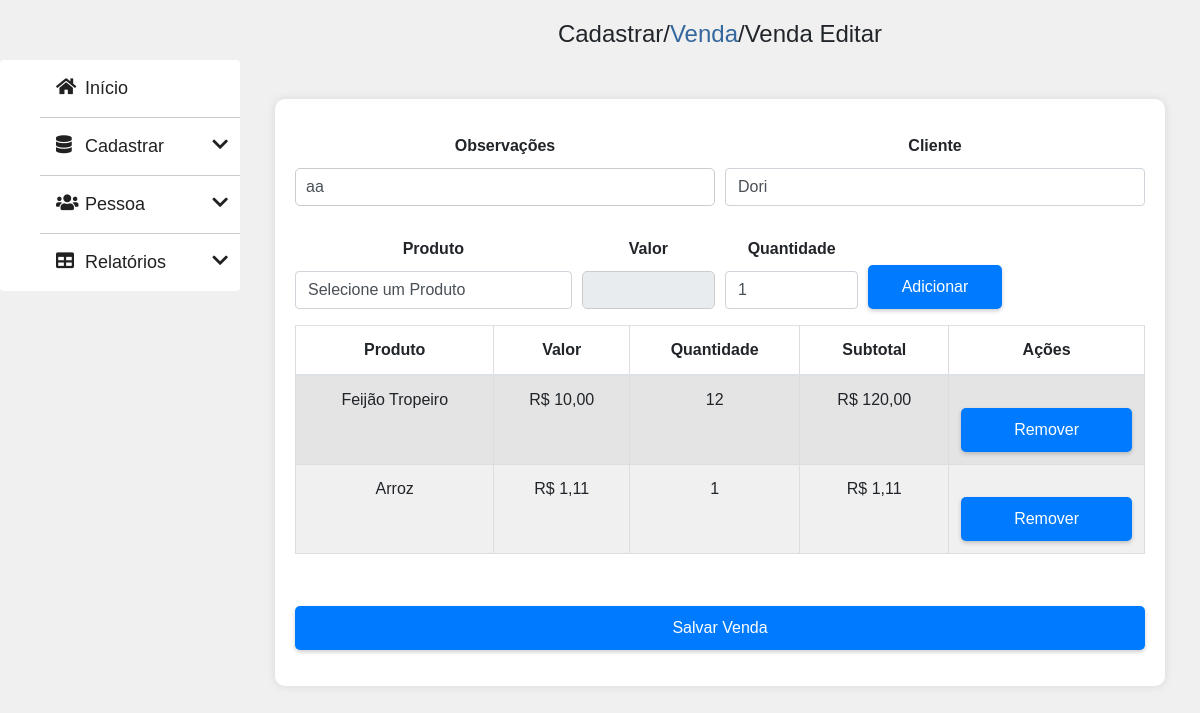
Page /vendaeditar.php?idVenda=10 on the committed database.
### tables this page shows
CREATE TABLE `venda` (
  `idVenda` int(11) NOT NULL,
  `dataVenda` timestamp NOT NULL DEFAULT current_timestamp(),
  `obsVenda` text DEFAULT NULL,
  `idPessoa` int(11) DEFAULT NULL
);

CREATE TABLE `pessoa` (
  `idPessoa` int(11) NOT NULL,
  `nomePessoa` varchar(100) DEFAULT NULL,
  `apelidoPessoa` varchar(100) DEFAULT NULL,
  `sexoPessoa` int(11) DEFAULT NULL COMMENT '1:Masculino\r\n2:Feminino\r\n3:Outros'
);

CREATE TABLE `itemvenda` (
  `idItemVenda` int(11) NOT NULL,
  `idVenda` int(11) DEFAULT NULL,
  `idProduto` int(11) DEFAULT NULL,
  `quantidade` int(11) DEFAULT NULL,
  `valorUnitario` decimal(10,2) DEFAULT NULL
);

CREATE TABLE `produto` (
  `idProduto` int(11) NOT NULL,
  `nomeProduto` varchar(100) NOT NULL,
  `valorProduto` decimal(10,2) DEFAULT NULL,
  `statusProduto` tinyint(4) NOT NULL DEFAULT 1
);

### vendaeditar.php (the view, shortened to what this page needs)
<?php include ("./index.php"); ?>
<!DOCTYPE html>
<html lang="pt-br">
<head>
</head>
<body>
    <div class="conteudo">
        <h4>Cadastrar/<span style="color: #34679d; cursor: pointer;"
                onclick="window.location.href='./venda.php'">Venda</span>/Venda Editar</h4>
        <div class="container">
            <?php
            include ("conexao.php");
            $idVenda = $_GET['idVenda'];
            $consultaVenda = "SELECT obsVenda, idPessoa FROM Venda WHERE idVenda = $idVenda";
            $resultadoVenda = $mysqli->query($consultaVenda);
            $obsVenda = "";
            $idPessoa = 0;
            if ($resultadoVenda->num_rows > 0) {
                $row = $resultadoVenda->fetch_assoc();
                $obsVenda = $row['obsVenda'];
                $idPessoa = $row['idPessoa'];
            }
            $apelidoPessoa = "";
            if ($idPessoa) {
                $consultaPessoa = "SELECT apelidoPessoa FROM pessoa WHERE idPessoa = $idPessoa";
                $resultadoPessoa = $mysqli->query($consultaPessoa);
                if ($resultadoPessoa->num_rows > 0) {
                    $row = $resultadoPessoa->fetch_assoc();
                    $apelidoPessoa = $row['apelidoPessoa'];
                }
            }
            ?>
            <form id="formVenda" method="post" action="Venda/VendaA001.php">
                <div class="form-row">
                    <div class="form-group col-md-6">
                        <label for="obsVenda">Observações</label>
                        <input type="text" class="form-control" id="obsVenda" name="obsVenda"
                            placeholder="Observações da Venda" value="<?php echo $obsVenda; ?>">
                    </div>
                    <div class="form-group col-md-6">
                        <label for="cliente">Cliente</label>
                        <select class="form-control" id="cliente" name="cliente" >
                            <option value="<?php echo $apelidoPessoa; ?>"><?php echo $apelidoPessoa; ?></option>
                        </select>
                    </div>
                </div>
                <div class="form-row">
                    <div class="form-group col-md-4">
                        <label for="produto">Produto</label>
                        <select class="form-control" id="produto" name="produto" onchange="atualizarValorProduto()">
                            <option value="">Selecione um Produto</option>
                        </select>
                    </div>
                    <div class="form-group col-md-2">
                        <label for="valorProduto">Valor</label>
                        <input type="text" class="form-control" id="valorProduto" name="valorProduto" readonly>
                    </div>
                    <div class="form-group col-md-2">
                        <label for="quantidade">Quantidade</label>
                        <input type="number" class="form-control" id="quantidade" name="quantidade" min="1" value="1">
                    </div>
                    <div class="form-group col-md-2 align-self-end">
                        <button type="button" class="btn btn-primary btn-block"
                            onclick="adicionarProduto()">Adicionar</button>
                    </div>
                </div>
                <div class="form-row">
                    <div class="form-group col-md-12">
                        <table id="tabelaProdutos" class="table table-striped">
                            <thead>
                                <tr>
                                    <th>Produto</th>
                                    <th>Valor</th>
                                    <th>Quantidade</th>
                                    <th>Subtotal</th>
                                    <th>Ações</th>
                                </tr>
                            </thead>
                            <tbody>
                                <?php
                                $consultaItensVenda = "SELECT ItemVenda.idItemVenda, Produto.idProduto, Produto.nomeProduto, ItemVenda.quantidade, ItemVenda.valorUnitario
                                                       FROM ItemVenda
                                                       INNER JOIN Produto ON ItemVenda.idProduto = Produto.idProduto
                                                       WHERE ItemVenda.idVenda = $idVenda";
                                $resultadoItensVenda = $mysqli->query($consultaItensVenda);
                                if ($resultadoItensVenda->num_rows > 0) {
                                    while ($row = $resultadoItensVenda->fetch_assoc()) {
                                        $subtotal = $row['quantidade'] * $row['valorUnitario'];
                                        echo "<tr>
                                                <td>{$row['nomeProduto']}<input type='hidden' name='produtos[]' value='{$row['idProduto']}'></td>
                                                <td>R$ " . number_format($row['valorUnitario'], 2, ',', '.') . "<input type='hidden' name='valores[]' value='{$row['valorUnitario']}'></td>
                                                <td>{$row['quantidade']}<input type='hidden' name='quantidades[]' value='{$row['quantidade']}'></td>
                                                <td>R$ " . number_format($subtotal, 2, ',', '.') . "</td>
                                                <td><button type='button' class='btn btn-danger btn-sm' onclick='removerProduto(this, \"{$row['idItemVenda']}\")'>Remover</button></td>
                                              </tr>";
                                    }
                                }
                                ?>
                            </tbody>
                        </table>
                    </div>
                </div>
                <div class="form-group">
                    <button type="button" class="btn btn-primary btn-block" onclick="editarVenda()">Salvar
                        Venda</button>
                </div>
            </form>
        </div>
    </div>
</body>
</html>

### Css/style.css (style rules this page uses)
th, td { border: 1px solid #dddddd; text-align: left; padding: 8px; }
th { background-color: white; }
body { font-family: Arial, sans-serif; margin: 0; padding: 0; background-color: #f0f0f0; }
.conteudo { width: 80%; border-collapse: collapse; float: right; text-align: center; }
table { border: 1px solid black; background-color: #f0f0f0; width: 90%; margin: 0 auto; }
form { margin: 50px auto; width: 100%; padding: 20px; background-color: #fff; border-radius: 10px; box-shadow: 0 0 10px rgba(0, 0, 0, 0.1); }
label { display: block; font-weight: bold; margin-bottom: 5px; }
input[type="text"], select { width: 100%; padding: 10px; border: 1px solid #ccc; border-radius: 5px; box-sizing: border-box; font-size: 16px; }
select { appearance: none; }
button[type="button"], button[type="submit"] { background-color: #007bff; color: #fff; border: none; border-radius: 5px; padding: 10px 20px; cursor: pointer; font-size: 16px; margin-top: 20px; transition: background-color 0.3s, box-shadow 0.3s; box-shadow: 0 2px 4px rgba(0, 0, 0, 0.2); }
#valorProduto { font-family: monospace; }
.form-group label { margin-top: 15px; margin-bottom: 10px; }

### vendaeditar.php (style rules this page uses)
.form-row .form-group { flex: 1; }
.form-group button { width: 100%; }
.table thead th, .table tbody td { text-align: center; }
.conteudo { padding: 20px; }
.btn-block { display: inline-block; width: auto; }

### rows in the picture
venda: obsVenda "aa"
pessoa: cliente "Dori"
itemvenda: idProduto.nomeProduto "Feijão Tropeiro", valorUnitario "10,00", quantidade "12", subtotal "120,00"
itemvenda: idProduto.nomeProduto "Arroz", valorUnitario "1,11", quantidade "1", subtotal "1,11"
